Frame 1 (no input): blank canvas, image omitted
Frame 60 (no input): blank canvas, image omitted
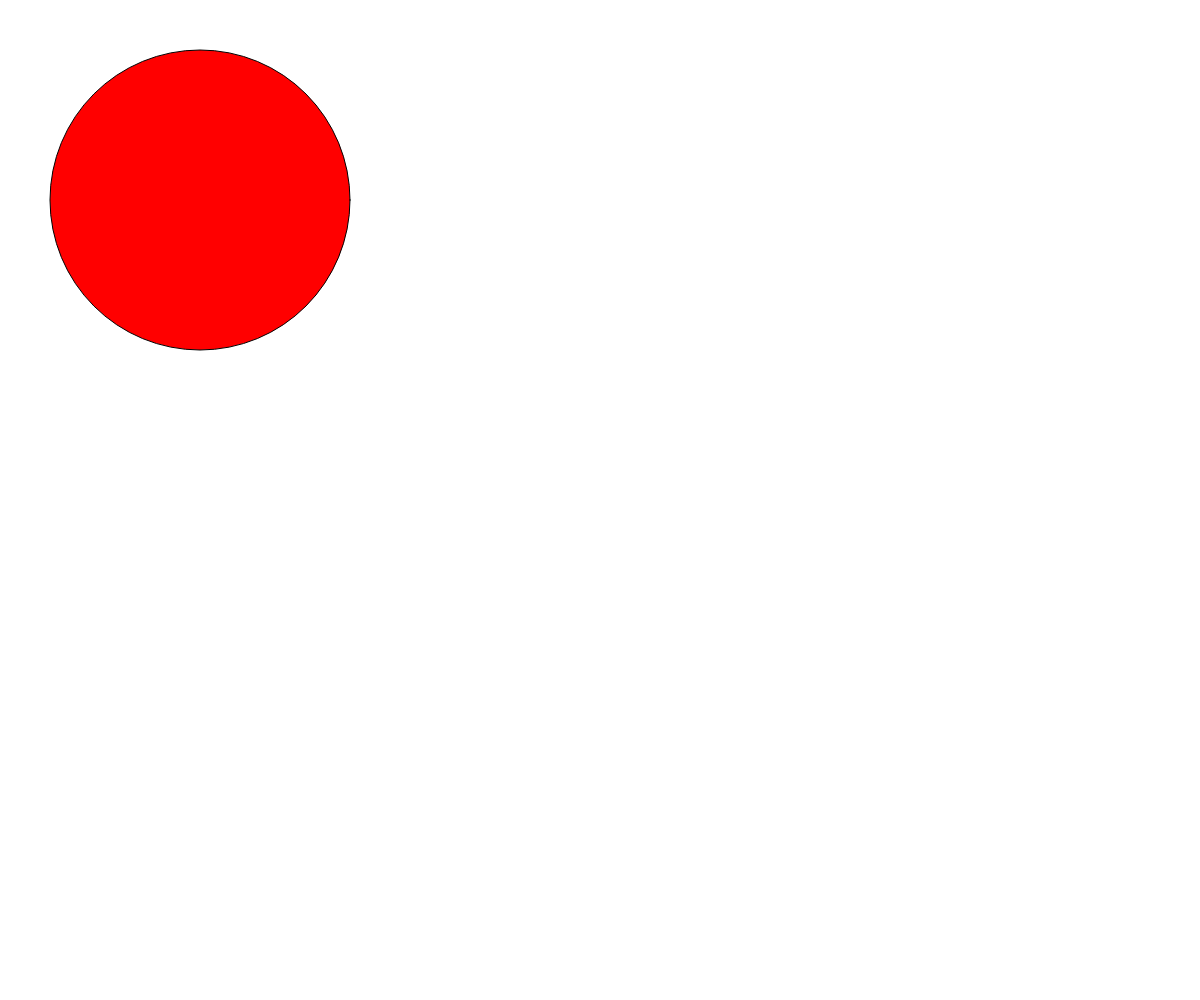
Frame 120 (the mouse pressed at the canvas centre since frame 60)

The p5.js sketch whose frames 1 and 60 were blank and that drew this single picture after the mouse press (run headless with seeded random() and noise() and a simulated clock; from frame 60 on, the mouse is pressed at the canvas centre):

// p5.js sketch
// ── sketch.js
// oop timer

let circleTimer, bgTimer;

function setup() {
  createCanvas(windowWidth, windowHeight);
  circleTimer = new Timer(1000);
  bgTimer = new Timer(3000);
}

function draw() {
  if (bgTimer.isDone()) {
    background("black");
  }
  else {
    background("white");
  }

  if (circleTimer.isDone()) {
    fill("red");
    circle(200, 200, 300);
  }
}

function mousePressed() {
  circleTimer.reset();
}

class Timer {
  constructor(waitTime) {
    this.startTime = millis();
    this.waitTime = waitTime;
  }

  isDone() {
    return millis() > this.waitTime + this.startTime;
  }

  reset() {
    this.startTime = millis();
  }
}
